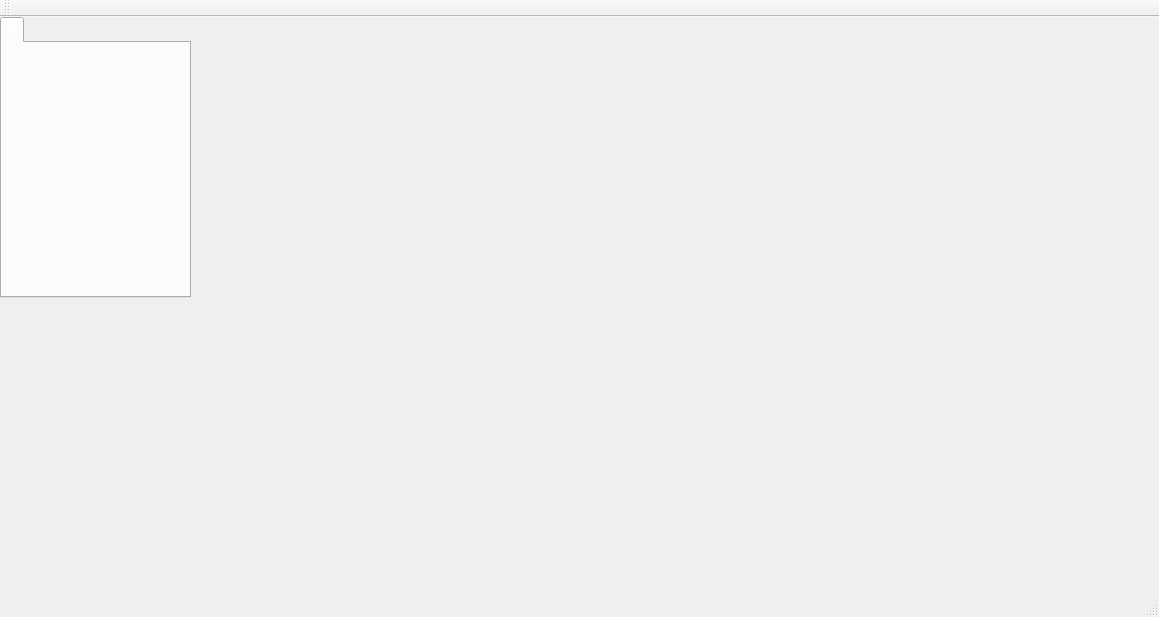
<?xml version="1.0" encoding="UTF-8"?>
<ui version="4.0">
 <class>MyCADClass</class>
 <widget class="QMainWindow" name="MyCADClass">
  <property name="geometry">
   <rect>
    <x>0</x>
    <y>0</y>
    <width>1159</width>
    <height>617</height>
   </rect>
  </property>
  <property name="windowTitle">
   <string>MyCAD</string>
  </property>
  <widget class="QWidget" name="centralWidget">
   <widget class="QTabWidget" name="tabWidget">
    <property name="geometry">
     <rect>
      <x>0</x>
      <y>0</y>
      <width>191</width>
      <height>281</height>
     </rect>
    </property>
    <widget class="QWidget" name="tabWidgetPage1" native="true">
     <attribute name="title">
      <string/>
     </attribute>
    </widget>
   </widget>
  </widget>
  <widget class="QMenuBar" name="menuBar">
   <property name="geometry">
    <rect>
     <x>0</x>
     <y>0</y>
     <width>1159</width>
     <height>21</height>
    </rect>
   </property>
  </widget>
  <widget class="QToolBar" name="mainToolBar">
   <attribute name="toolBarArea">
    <enum>TopToolBarArea</enum>
   </attribute>
   <attribute name="toolBarBreak">
    <bool>false</bool>
   </attribute>
  </widget>
  <widget class="QStatusBar" name="statusBar"/>
 </widget>
 <layoutdefault spacing="6" margin="11"/>
 <resources>
  <include location="MyCAD.qrc"/>
 </resources>
 <connections/>
</ui>
